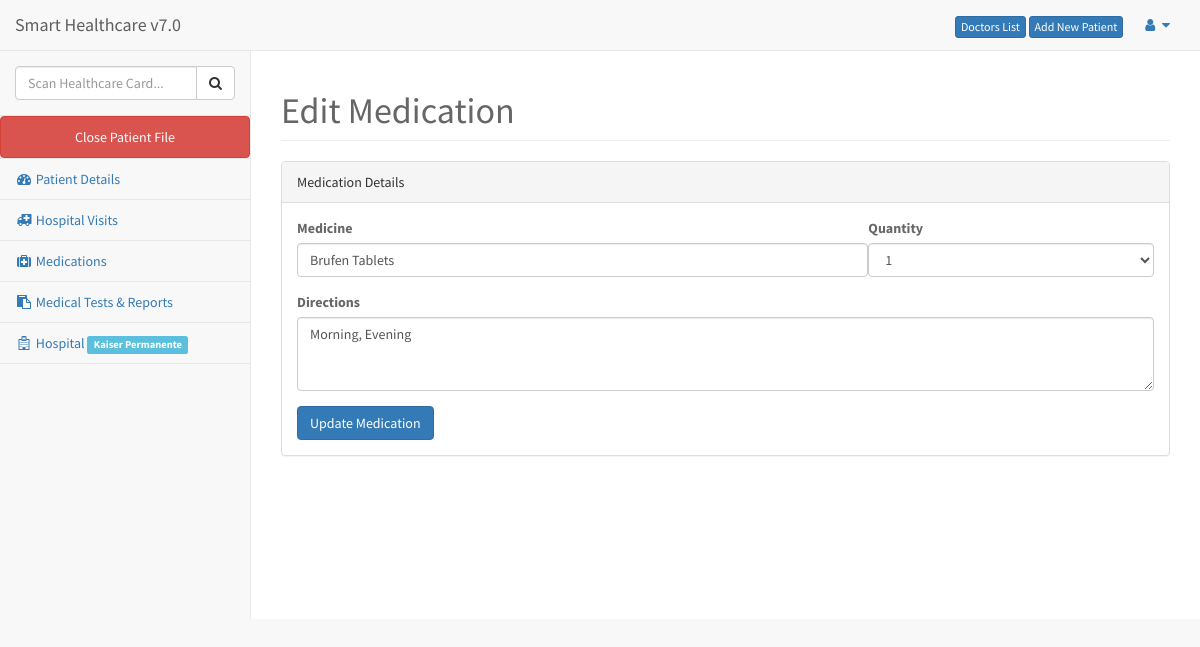
/editmedication.php?id=7 (signed in), run on the app's committed database.
### tables this page shows
CREATE TABLE IF NOT EXISTS `users` (
  `users_id` int(11) NOT NULL AUTO_INCREMENT,
  `fullname` varchar(30) NOT NULL,
  `password` varchar(50) NOT NULL,
  `email` varchar(150) DEFAULT NULL,
  `active` varchar(45) DEFAULT NULL,
  `hospital` varchar(100) DEFAULT NULL,
  PRIMARY KEY (`users_id`)
);

CREATE TABLE IF NOT EXISTS `medication_details` (
  `med_det_id` int(11) NOT NULL AUTO_INCREMENT,
  `patient_id` int(11) NOT NULL,
  `medicines` varchar(100) DEFAULT NULL,
  `date` datetime DEFAULT NULL,
  `quantity` varchar(100) DEFAULT NULL,
  `direction` varchar(100) DEFAULT NULL,
  `added_time` datetime DEFAULT NULL,
  `ip` varchar(45) DEFAULT NULL,
  `current` varchar(10) DEFAULT NULL,
  PRIMARY KEY (`med_det_id`),
  KEY `medication_details_ibfk_1` (`patient_id`)
);

### header.php (called while the page is built, shortened)
<?php
include 'includes/class.user.php';
$user = new User();

### includes/class.user.php (called while the page is built, shortened)
<?php
class User {
    public $db;
    public function __construct() {
        $this->db = new mysqli('localhost', 'root', '', 'capstone');
    }
    public function get_medication_details($id) {
        $sql = "SELECT * FROM medication_details WHERE med_det_id='$id'";
        $result = mysqli_query($this->db, $sql);
        $rows = mysqli_fetch_assoc($result);
        $med_det_id = $rows['med_det_id'];
        $patient_id = $rows['patient_id'];
        $medicines = $rows['medicines'];
        $quantity = $rows['quantity'];
        $direction = $rows['direction'];
        $current = $rows['current'];
        $arr = array('med_det_id'=> $med_det_id , 'patient_id' => $patient_id, 'medicines' => $medicines, 'quantity' => $quantity, 'direction' => $direction,
            'current' => $current);
        return $arr;
    }
    public function getHospitalNamefromUsers($id){
        $sql = "SELECT * FROM users WHERE users_id='$id'";
        $result = mysqli_query($this->db, $sql);
        $rows = mysqli_fetch_assoc($result);
        $hospitalname = $rows['hospital'];
        return $hospitalname;
    }
}

### editmedication.php (the view, shortened to what this page needs)
<?php
$med_det_id = $_GET['id'];
include 'header.php';
if (!(isset($_SESSION['id']) && $_SESSION['id'] != '')) {
header("Location: login.php");
}
else {
 $get_medication_details = $user->get_medication_details($med_det_id);
?>
<?php include 'head.php'; ?>
<body>
<div id="wrapper">
    <?php include 'nav.php'; ?>
    <div id="page-wrapper">
        <div class="row">
            <div class="col-lg-12">
                <h1 class="page-header">Edit Medication</h1>
            </div>
        </div>
        <div class="row">
            <div class="col-lg-12">
                <div class="panel panel-default">
                    <div class="panel-heading">
                        Medication Details
                    </div>
                    <div class="panel-body">
                        <div class="row">
                            <div class="col-lg-12">
                                <form class="form-horizontal group-border-dashed" action="#" method="POST" enctype="multipart/form-data" >
                                    <div class="col-lg-8">
                                        <div class="form-group">
                                            <label>Medicine</label>
                                            <input type="text" value="<?php echo $get_medication_details['medicines']; ?>" required placeholder="Medicine" id="medicine" name="medicine" class="form-control" tabindex="1">
                                        </div>
                                    </div>
                                    <div class="col-lg-4">
                                        <div class="form-group">
                                            <label>Quantity</label>
                                            <select class="form-control" name="quantity" tabindex="3">
                                                <option <?php if($get_medication_details['quantity']=="1") echo 'selected="selected"'; ?>>1</option>
                                            </select>
                                        </div>
                                    </div>
                                    <div class="col-lg-12">
                                        <div class="form-group">
                                            <label>Directions</label>
                                            <textarea class="form-control" rows="3" name="direction" tabindex="4"><?php echo $get_medication_details['direction']; ?></textarea>
                                        </div>
                                    </div>
                                    <button type="submit" name="submit" class="btn btn-primary">Update Medication</button>
                                </form>
                            </div>
                        </div>
                    </div>
                </div>
            </div>
        </div>
    </div>
</div>
<?php
include 'footer.php';
}?>

### nav.php (shortened to what this page needs)
<nav class="navbar navbar-default navbar-static-top" role="navigation" style="margin-bottom: 0">
    <div class="navbar-header">
        <a class="navbar-brand" href="index.php">Smart Healthcare v7.0</a>
    </div>
    <ul class="nav navbar-top-links navbar-right">
        <a href="doctorslist.php" class="btn btn-primary btn-xs">Doctors List</a>
        <a href="addnewpatient.php" class="btn btn-primary btn-xs">Add New Patient</a>
        <li class="dropdown">
            <a class="dropdown-toggle" data-toggle="dropdown" href="#">
                <i class="fa fa-user fa-fw"></i>  <i class="fa fa-caret-down"></i>
            </a>
        </li>
    </ul>
    <div class="navbar-default sidebar" role="navigation">
        <div class="sidebar-nav navbar-collapse">
            <ul class="nav" id="side-menu">
                <li class="sidebar-search">
                     <form class="form-horizontal group-border-dashed" action="<?php echo $_SERVER['PHP_SELF']; ?>" method="POST" enctype="multipart/form-data" >
                        <div class="input-group custom-search-form">
                                <input type="text" name="search" class="form-control" placeholder="Scan Healthcare Card...">
                                <span class="input-group-btn">
                                    <button  class="btn btn-default" name="search_submit" type="submit">
                                        <i class="fa fa-search"></i>
                                    </button>
                                </span>
                        </div>
                     </form>
                </li>
                <li> <a href="index.php" class="btn btn-danger">Close Patient File</a> </li>
                <li> <a href="patientdetails.php"><i class="fa fa-dashboard fa-fw"></i> Patient Details</a> </li>
                <li> <a href="hospitalvisit.php"><i class="fa fa-ambulance fa-fw"></i> Hospital Visits</a> </li>
                <li> <a href="medications.php"><i class="fa fa-medkit fa-fw"></i> Medications</a> </li>
                <li> <a href="medicaltestsreports.php"><i class="fa fa-paste fa-fw"></i> Medical Tests & Reports</a> </li>
                <li> <a href="#"><i class="fa fa-hospital-o fa-fw"></i> Hospital <span class="label label-info"><?php echo $user->getHospitalNamefromUsers($_SESSION['id']); ?></span></a> </li>
            </ul>
        </div>
    </div>
</nav>

### css/style.css (style rules this page uses)
body { font-family: 'Source Sans Pro', sans-serif; font-size: 14px; color: #666; }

### data on the page
users: hospital "Kaiser Permanente"
medication_details: medicine "Brufen Tablets", quantity "1", direction "Morning, Evening"
